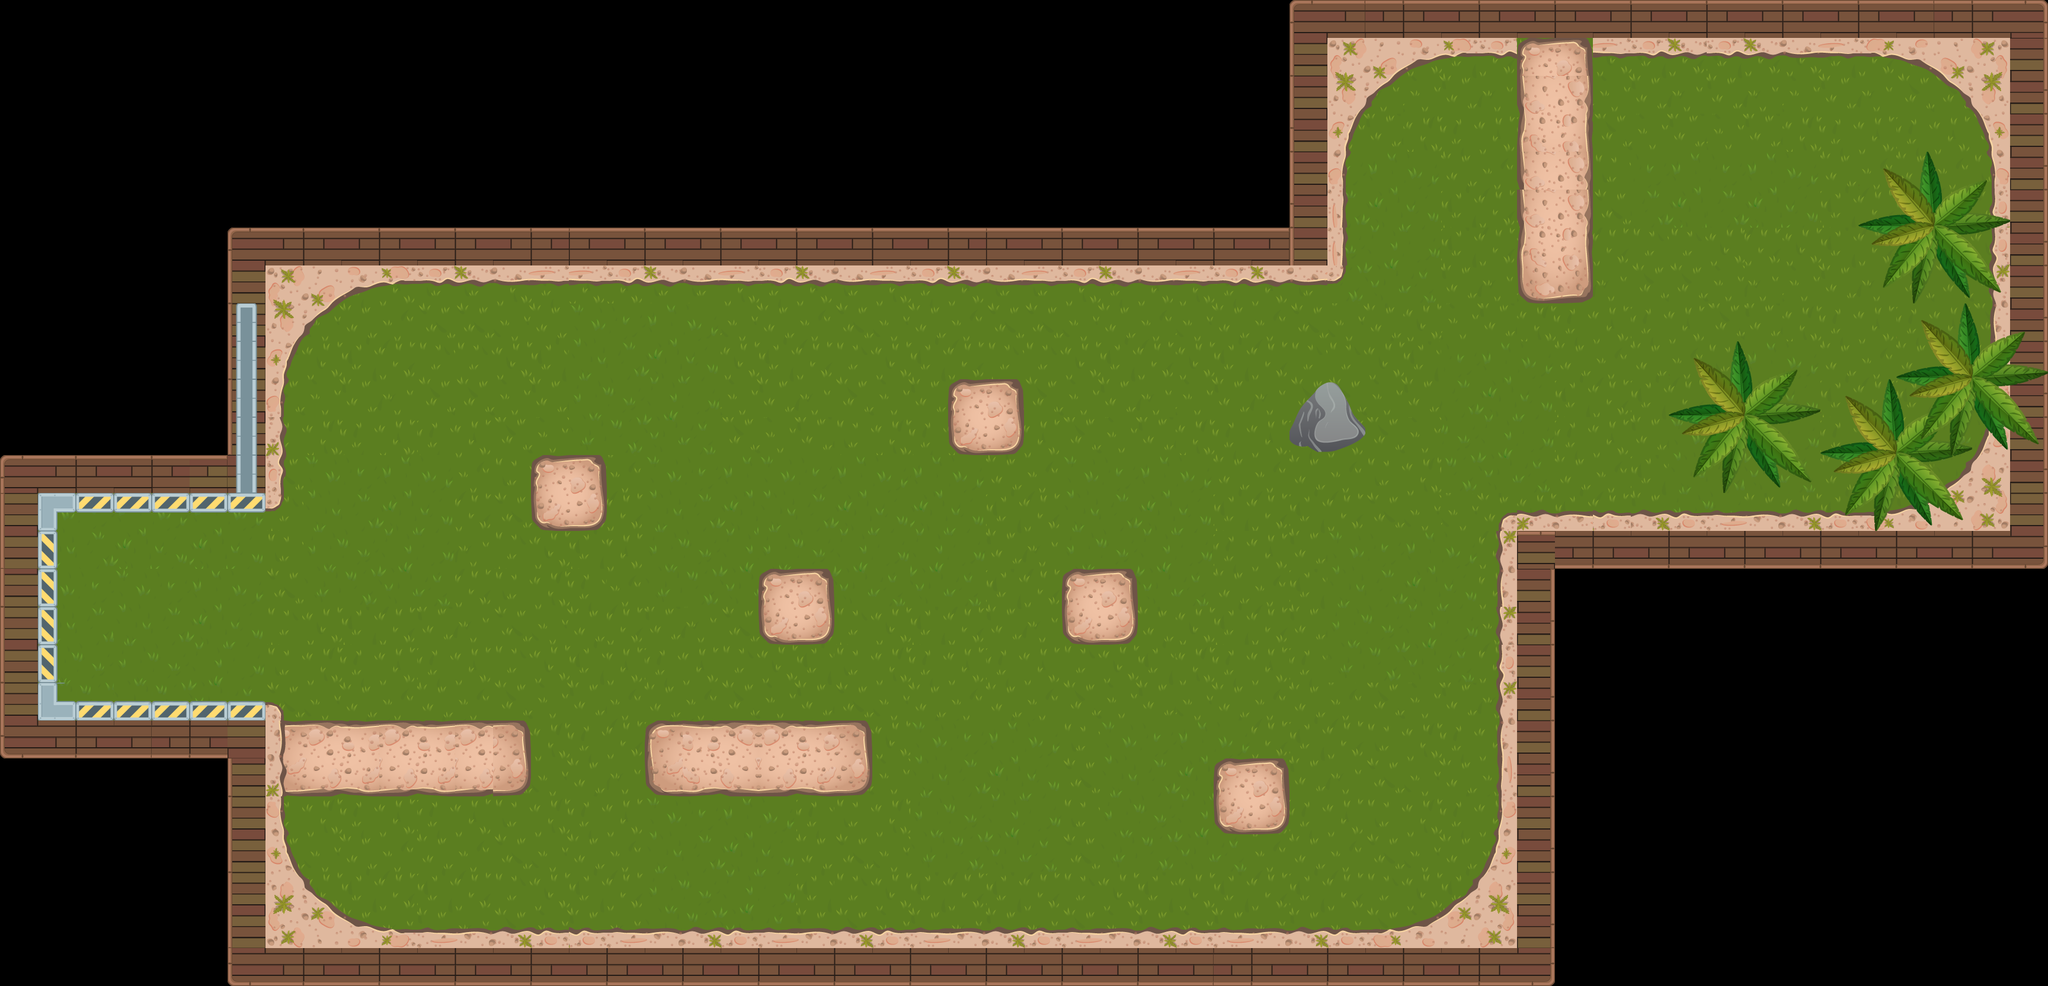

This game map was drawn from its Tiled (.tmx) file and the tilesets committed beside it. A one-line description and the trimmed map source follow:
An orthogonal 54x26 tile map with 64x64 px tiles, 3 tile layers (background, bourder, above) and 38 objects (5x gold, 4x enimy, 3x crystal, 3x bomb, 2x light, ...).

<map version="1.2" tiledversion="1.2.4" orientation="orthogonal" renderorder="right-down" width="54" height="26" tilewidth="64" tileheight="64" infinite="0" nextlayerid="28" nextobjectid="166">
 <properties>
  <property name="score" type="int" value="400" />
 </properties>
 <tileset firstgid="1" source="tiles2.tsx" />
 <layer id="25" name="background" width="54" height="26">
  <data>[1404 cells, 829 non-empty, 32 distinct tile ids]</data>
 </layer>
 <layer id="26" name="bourder" width="54" height="26">
  <data>[1404 cells, 374 non-empty, 56 distinct tile ids]</data>
 </layer>
 <layer id="27" name="above" width="54" height="26">
  <data>[1404 cells, 67 non-empty, 20 distinct tile ids]</data>
 </layer>
 <objectgroup color="#000000" id="4" name="BourderObjet">
  <object id="127" x="96" y="862.303">
   <polyline points="0,0 -0.25,322 348.5,322.25 352.25,326.75 361.75,327 372.75,331 378.25,339.25 378.25,352.5 378.25,522.25 383.5,538.75 383.25,554.5 402.25,605.75 435,649.25 505.25,701.25 528.75,701.5 548,709 569,707 581.5,712.75 2236.25,713.25 2253.5,706.75 2269.75,709.75 2294.75,701 2310.75,701 2401.25,637.5 2401.25,623 2411.25,612.5 2433.75,558.5 2434.5,536.25 2440.25,516.75 2443.14,20.7727 2469.48,4.47348 3095.81,6.84091 3181.69,-22.2045 3246.23,-100.583 3266.18,-195.871 3266.06,-567.424 3257.99,-660.345 3215.26,-719.932 3110.28,-776.992 2437.27,-775.47 2294.84,-758.303 2218.86,-707.197 2175.75,-597 2170.25,-388.75 581.25,-390 567.5,-384 550,-387.25 525,-378.5 505.75,-379 426.25,-319 414.417,-300.333 391.333,-259.917 377.875,-198.438 379.438,-164.469 379.75,-25 376.5,-14 365.5,-4.75 353.5,-4.25 349.25,0.25 -3,0.5" />
  </object>
  <object id="128" x="893.697" y="775.758" width="121.212" height="115.152" />
  <object id="129" x="1290.67" y="960.606" width="106.061" height="121.212" />
  <object id="130" x="1608.85" y="651.515" width="109.091" height="106.061" />
  <object id="132" x="1801.91" y="965.758" width="106.939" height="116.061" />
  <object id="133" x="1099.76" y="1233.33" width="360.606" height="93.9394" />
  <object id="134" x="454.303" y="1218.18" width="439.394" height="115.152" />
  <object id="135" x="2060.36" y="1284.85" width="109.091" height="118.182" />
  <object id="158" x="2566.67" y="84" width="116" height="424" />
  <object id="160" x="2913.33" y="674.667" width="64" height="68">
   <ellipse />
  </object>
  <object id="161" x="3174.67" y="734.667" width="64" height="70.6667">
   <ellipse />
  </object>
  <object id="162" x="3298.67" y="610.667" width="65.3333" height="64">
   <ellipse />
  </object>
  <object id="163" x="3230.67" y="350.667" width="69.3333" height="65.3333">
   <ellipse />
  </object>
  <object id="165" x="2241.33" y="644">
   <polyline points="0,0 -22.6667,13.3333 -22.6667,20 -43.3333,40 -64,80 -65.3333,96 -44.6667,110 -36,109.333 -10.6667,119.333 37.3333,106.667 64,84.6667 49.3333,64.6667 37.3333,44 28.6667,24.6667 5.33333,-0.666667" />
  </object>
 </objectgroup>
 <objectgroup id="5" name="Place">
  <object id="136" type="place" x="3057.45" y="231.879">
   <point />
  </object>
 </objectgroup>
 <objectgroup id="6" name="Player">
  <object id="137" type="player" x="266.424" y="1018.18">
   <point />
  </object>
 </objectgroup>
 <objectgroup id="7" name="Box">
  <object id="138" type="box" x="930.061" y="560.606">
   <properties>
    <property name="code" type="int" value="1" />
   </properties>
   <point />
  </object>
 </objectgroup>
 <objectgroup id="8" name="Enimy">
  <object id="139" type="enimy" x="1663.39" y="1463.64">
   <point />
  </object>
  <object id="140" type="enimy" x="2175.52" y="972.727">
   <properties>
    <property name="code" type="int" value="3" />
   </properties>
   <point />
  </object>
  <object id="141" type="enimy" x="1617.94" y="903.03">
   <properties>
    <property name="code" type="int" value="2" />
   </properties>
   <point />
  </object>
  <object id="142" type="enimy" x="1411.88" y="545.455">
   <point />
  </object>
 </objectgroup>
 <objectgroup id="9" name="Pickup">
  <object id="143" type="crystal" x="687.636" y="1478.79">
   <point />
  </object>
  <object id="144" type="gold" x="1051.27" y="1469.7">
   <point />
  </object>
  <object id="145" type="gold" x="1357.33" y="912.121">
   <point />
  </object>
  <object id="146" type="gold" x="960.364" y="933.333">
   <point />
  </object>
  <object id="147" type="crystal" x="1814.91" y="687.879">
   <point />
  </object>
  <object id="148" type="gold" x="2357.33" y="803.03">
   <point />
  </object>
  <object id="149" type="gold" x="2230.06" y="1366.67">
   <point />
  </object>
  <object id="159" type="crystal" x="2444" y="284">
   <point />
  </object>
 </objectgroup>
 <objectgroup id="10" name="Bomb">
  <object id="150" type="bomb" x="999.758" y="1281.82">
   <point />
  </object>
  <object id="151" type="bomb" x="1157.33" y="915.152">
   <properties>
    <property name="code" type="int" value="1" />
   </properties>
   <point />
  </object>
  <object id="152" type="bomb" x="1617.94" y="1027.27">
   <properties>
    <property name="code" type="int" value="1" />
   </properties>
   <point />
  </object>
  <object id="164" x="2700" y="740">
   <point />
  </object>
 </objectgroup>
 <objectgroup id="11" name="Light">
  <object id="153" type="light" x="2420.97" y="1512.12">
   <properties>
    <property name="color" type="color" value="#9b55ff7f" />
   </properties>
   <point />
  </object>
  <object id="154" type="light" x="572.485" y="1490.91">
   <properties>
    <property name="color" type="color" value="#9055ff7f" />
   </properties>
   <point />
  </object>
 </objectgroup>
 <objectgroup id="12" name="Door">
  <object id="155" type="door" x="404.5" y="864" width="23" height="316.5">
   <properties>
    <property name="derect" type="int" value="2" />
   </properties>
  </object>
 </objectgroup>
 <objectgroup id="13" name="Zone" />
 <objectgroup id="14" name="Circle">
  <object id="156" type="circle" x="1139.15" y="651.515">
   <properties>
    <property name="code" type="int" value="1" />
   </properties>
   <point />
  </object>
 </objectgroup>
 <objectgroup id="15" name="Text">
  <object id="157" name="Stage 5" x="260.364" y="900">
   <point />
  </object>
 </objectgroup>
</map>
